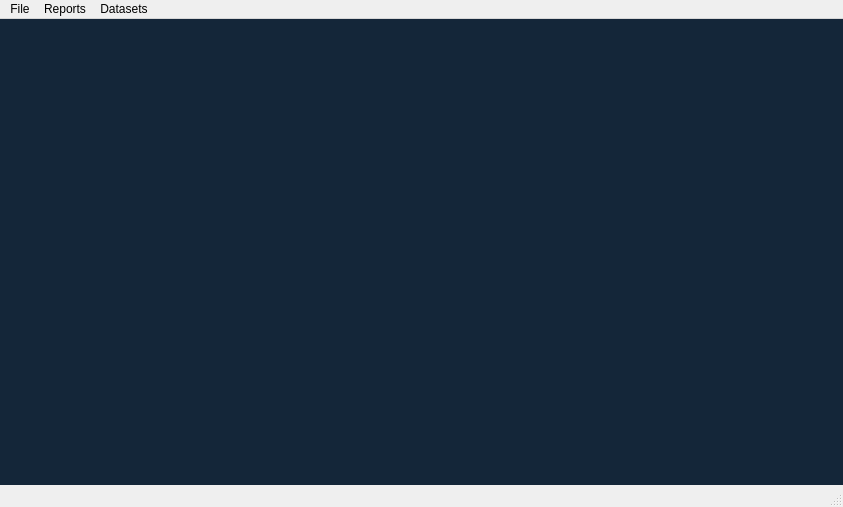
<?xml version="1.0" encoding="UTF-8"?>
<ui version="4.0">
 <class>CliReportMain</class>
 <widget class="QMainWindow" name="CliReportMain">
  <property name="geometry">
   <rect>
    <x>0</x>
    <y>0</y>
    <width>843</width>
    <height>507</height>
   </rect>
  </property>
  <property name="sizePolicy">
   <sizepolicy hsizetype="Preferred" vsizetype="Preferred">
    <horstretch>0</horstretch>
    <verstretch>0</verstretch>
   </sizepolicy>
  </property>
  <property name="windowTitle">
   <string>PPS Custom Client Reports</string>
  </property>
  <property name="windowIcon">
   <iconset>
    <normaloff>:/Images/clireports.png</normaloff>:/Images/clireports.png</iconset>
  </property>
  <widget class="QWidget" name="centralWidget">
   <property name="enabled">
    <bool>true</bool>
   </property>
   <property name="sizePolicy">
    <sizepolicy hsizetype="Preferred" vsizetype="Preferred">
     <horstretch>0</horstretch>
     <verstretch>0</verstretch>
    </sizepolicy>
   </property>
   <property name="autoFillBackground">
    <bool>false</bool>
   </property>
   <layout class="QVBoxLayout" name="verticalLayout">
    <property name="leftMargin">
     <number>0</number>
    </property>
    <property name="topMargin">
     <number>0</number>
    </property>
    <property name="rightMargin">
     <number>0</number>
    </property>
    <property name="bottomMargin">
     <number>0</number>
    </property>
    <item>
     <widget class="QMdiArea" name="mdiArea">
      <property name="sizePolicy">
       <sizepolicy hsizetype="Preferred" vsizetype="Preferred">
        <horstretch>0</horstretch>
        <verstretch>0</verstretch>
       </sizepolicy>
      </property>
      <property name="frameShadow">
       <enum>QFrame::Plain</enum>
      </property>
      <property name="sizeAdjustPolicy">
       <enum>QAbstractScrollArea::AdjustIgnored</enum>
      </property>
      <property name="background">
       <brush brushstyle="SolidPattern">
        <color alpha="255">
         <red>20</red>
         <green>38</green>
         <blue>57</blue>
        </color>
       </brush>
      </property>
     </widget>
    </item>
   </layout>
  </widget>
  <widget class="QMenuBar" name="menuBar">
   <property name="geometry">
    <rect>
     <x>0</x>
     <y>0</y>
     <width>843</width>
     <height>21</height>
    </rect>
   </property>
   <property name="styleSheet">
    <string notr="true"/>
   </property>
   <widget class="QMenu" name="menuFile">
    <property name="title">
     <string>File</string>
    </property>
    <addaction name="mnu_Close"/>
   </widget>
   <widget class="QMenu" name="menuReports">
    <property name="title">
     <string>Reports</string>
    </property>
   </widget>
   <widget class="QMenu" name="menuDatasets">
    <property name="title">
     <string>Datasets</string>
    </property>
    <addaction name="mnu_Master"/>
    <addaction name="mnu_ICD10Master"/>
    <addaction name="separator"/>
    <addaction name="mnu_ProviderMaster"/>
    <addaction name="mnu_InsuranceMaster"/>
   </widget>
   <addaction name="menuFile"/>
   <addaction name="menuReports"/>
   <addaction name="menuDatasets"/>
  </widget>
  <widget class="QStatusBar" name="statusBar"/>
  <action name="mnu_Close">
   <property name="text">
    <string>Close</string>
   </property>
  </action>
  <action name="mnu_Master">
   <property name="text">
    <string>Master</string>
   </property>
  </action>
  <action name="mnu_ICD10Master">
   <property name="text">
    <string>ICD-10 Master</string>
   </property>
  </action>
  <action name="mnu_ProviderMaster">
   <property name="text">
    <string>Provider Master</string>
   </property>
  </action>
  <action name="mnu_InsuranceMaster">
   <property name="text">
    <string>Insurance Master</string>
   </property>
  </action>
 </widget>
 <layoutdefault spacing="6" margin="11"/>
 <resources/>
 <connections/>
</ui>
